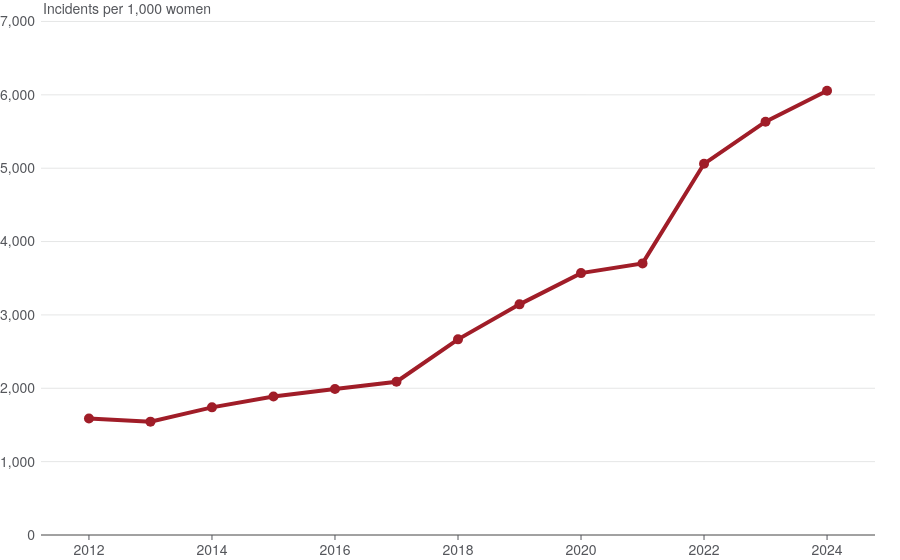

Notebook source saved alongside this figure:
### Code cell
fig = plotly_women_self_harm.prepare_chart()
fig

### Figure 1 — Plotly figure (JSON) as saved in the notebook; plotly's stock layout.template omitted (floating-point values rounded to 4 significant figures)
{"data": [{"hovertemplate": "%{y} incidents per 1,000 women<extra></extra>", "mode": "lines+markers", "name": "Rate of self-harm", "type": "scatter", "x": [2012, 2013, 2014, 2015, 2016, 2017, 2018, 2019, 2020, 2021, 2022, 2023, 2024], "y": [1588, 1545, 1740, 1888, 1990, 2089, 2667, 3144, 3570, 3702, 5060, 5634, 6056]}], "layout": {"annotations": [{"font": {"size": 14}, "showarrow": false, "text": "Incidents per 1,000 women", "x": 0, "xanchor": "left", "xref": "paper", "y": 1, "yanchor": "bottom", "yref": "paper"}], "hovermode": "x", "xaxis": {"dtick": 2}, "yaxis": {"automargin": true, "range": [0, 7020], "tickformat": ",.0f"}}}
